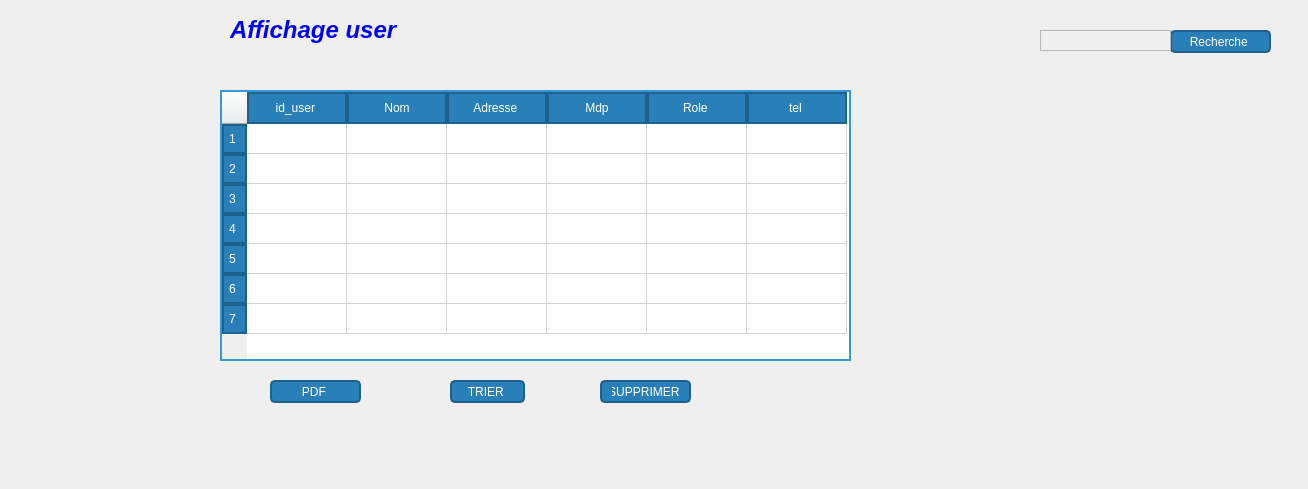
<?xml version="1.0" encoding="UTF-8"?>
<ui version="4.0">
 <class>Dialog</class>
 <widget class="QDialog" name="Dialog">
  <property name="geometry">
   <rect>
    <x>0</x>
    <y>0</y>
    <width>1308</width>
    <height>489</height>
   </rect>
  </property>
  <property name="windowTitle">
   <string>Dialog</string>
  </property>
  <widget class="QTableWidget" name="tableWidget">
   <property name="geometry">
    <rect>
     <x>220</x>
     <y>90</y>
     <width>631</width>
     <height>271</height>
    </rect>
   </property>
   <property name="styleSheet">
    <string notr="true">/* QTableWidget normaux */
QTableWidget {
    background-color: #ffffff; /* Fond blanc */
    color: #2c3e50; /* Texte bleu foncé */
    border: 2px solid #3498db; /* Bordure bleue */
    selection-background-color: #3498db; /* Couleur de fond de sélection bleue */
}

/* QTableWidget Header */
QHeaderView::section {
    background-color: #2980b9; /* Bleu légèrement plus sombre pour les en-têtes */
    color: #ffffff; /* Texte blanc */
    padding: 5px; /* Espacement intérieur */
    border: 2px solid #1f618d; /* Bordure bleue foncée */
}

/* QTableWidget lignes impaires */
QTableWidget QTableCornerButton::section, QTableWidget::item:odd {
    background-color: #ecf0f1; /* Bleu clair pour les lignes impaires */
}

/* QTableWidget lignes paires */
QTableWidget::item:even {
    background-color: #ffffff; /* Fond blanc pour les lignes paires */
}

/* QTableWidget Cellules en surbrillance (hover) */
QTableWidget::item:hover {
    background-color: #d6eaf8; /* Bleu clair pour la surbrillance */
}

/* QTableWidget lignes sélectionnées */
QTableWidget::item:selected {
    background-color: #3498db; /* Bleu pour les lignes sélectionnées */
    color: #ffffff; /* Texte blanc */
}

/* QTableWidget désactivés */
QTableWidget:disabled {
    background-color: #bdc3c7; /* Gris-bleu pour les QTableWidget désactivés */
    color: #ecf0f1; /* Texte plus clair pour les QTableWidget désactivés */
}
/* Boutons normaux */
QPushButton {
    background-color: #2980b9; /* Bleu légèrement plus sombre pour le fond */
    color: #ffffff; /* Texte blanc */
    border: 2px solid #1f618d; /* Bordure bleue plus foncée */
    border-radius: 5px; /* Coins arrondis */
    padding: 5px 10px; /* Espacement intérieur */
}

/* Effet de survol */
QPushButton:hover {
    background-color: #1f618d; /* Bleu foncé pour le survol */
}

/* Effet de pression */
QPushButton:pressed {
    background-color: #154360; /* Bleu foncé pour la pression */
    border: 2px solid #117a8b; /* Bordure bleue foncée pour la pression */
}
/* Boutons désactivés */
QPushButton:disabled {
    background-color: #bdc3c7; /* Gris-bleu pour les boutons désactivés */
    color: #ecf0f1; /* Texte plus clair pour les boutons désactivés */
}
</string>
   </property>
   <row>
    <property name="text">
     <string>1</string>
    </property>
   </row>
   <row>
    <property name="text">
     <string>2</string>
    </property>
   </row>
   <row>
    <property name="text">
     <string>3</string>
    </property>
   </row>
   <row>
    <property name="text">
     <string>4</string>
    </property>
   </row>
   <row>
    <property name="text">
     <string>5</string>
    </property>
   </row>
   <row>
    <property name="text">
     <string>6</string>
    </property>
   </row>
   <row>
    <property name="text">
     <string>7</string>
    </property>
   </row>
   <column>
    <property name="text">
     <string>id_user </string>
    </property>
   </column>
   <column>
    <property name="text">
     <string>Nom</string>
    </property>
   </column>
   <column>
    <property name="text">
     <string>Adresse </string>
    </property>
   </column>
   <column>
    <property name="text">
     <string>Mdp</string>
    </property>
   </column>
   <column>
    <property name="text">
     <string>Role </string>
    </property>
   </column>
   <column>
    <property name="text">
     <string>tel </string>
    </property>
   </column>
  </widget>
  <widget class="QPushButton" name="pushButton">
   <property name="geometry">
    <rect>
     <x>270</x>
     <y>380</y>
     <width>91</width>
     <height>23</height>
    </rect>
   </property>
   <property name="styleSheet">
    <string notr="true">/* Boutons normaux */
QPushButton {
    background-color: #2980b9; /* Bleu légèrement plus sombre pour le fond */
    color: #ffffff; /* Texte blanc */
    border: 2px solid #1f618d; /* Bordure bleue plus foncée */
    border-radius: 5px; /* Coins arrondis */
    padding: 5px 10px; /* Espacement intérieur */
}

/* Effet de survol */
QPushButton:hover {
    background-color: #1f618d; /* Bleu foncé pour le survol */
}

/* Effet de pression */
QPushButton:pressed {
    background-color: #154360; /* Bleu foncé pour la pression */
    border: 2px solid #117a8b; /* Bordure bleue foncée pour la pression */
}

/* Boutons désactivés */
QPushButton:disabled {
    background-color: #bdc3c7; /* Gris-bleu pour les boutons désactivés */
    color: #ecf0f1; /* Texte plus clair pour les boutons désactivés */
}
</string>
   </property>
   <property name="text">
    <string>PDF </string>
   </property>
  </widget>
  <widget class="QPushButton" name="pushButton_2">
   <property name="geometry">
    <rect>
     <x>450</x>
     <y>380</y>
     <width>75</width>
     <height>23</height>
    </rect>
   </property>
   <property name="styleSheet">
    <string notr="true">/* Boutons normaux */
QPushButton {
    background-color: #2980b9; /* Bleu légèrement plus sombre pour le fond */
    color: #ffffff; /* Texte blanc */
    border: 2px solid #1f618d; /* Bordure bleue plus foncée */
    border-radius: 5px; /* Coins arrondis */
    padding: 5px 10px; /* Espacement intérieur */
}

/* Effet de survol */
QPushButton:hover {
    background-color: #1f618d; /* Bleu foncé pour le survol */
}

/* Effet de pression */
QPushButton:pressed {
    background-color: #154360; /* Bleu foncé pour la pression */
    border: 2px solid #117a8b; /* Bordure bleue foncée pour la pression */
}

/* Boutons désactivés */
QPushButton:disabled {
    background-color: #bdc3c7; /* Gris-bleu pour les boutons désactivés */
    color: #ecf0f1; /* Texte plus clair pour les boutons désactivés */
}
</string>
   </property>
   <property name="text">
    <string>TRIER </string>
   </property>
  </widget>
  <widget class="QPushButton" name="pushButton_3">
   <property name="geometry">
    <rect>
     <x>600</x>
     <y>380</y>
     <width>91</width>
     <height>23</height>
    </rect>
   </property>
   <property name="styleSheet">
    <string notr="true">/* Boutons normaux */
QPushButton {
    background-color: #2980b9; /* Bleu légèrement plus sombre pour le fond */
    color: #ffffff; /* Texte blanc */
    border: 2px solid #1f618d; /* Bordure bleue plus foncée */
    border-radius: 5px; /* Coins arrondis */
    padding: 5px 10px; /* Espacement intérieur */
}

/* Effet de survol */
QPushButton:hover {
    background-color: #1f618d; /* Bleu foncé pour le survol */
}

/* Effet de pression */
QPushButton:pressed {
    background-color: #154360; /* Bleu foncé pour la pression */
    border: 2px solid #117a8b; /* Bordure bleue foncée pour la pression */
}

/* Boutons désactivés */
QPushButton:disabled {
    background-color: #bdc3c7; /* Gris-bleu pour les boutons désactivés */
    color: #ecf0f1; /* Texte plus clair pour les boutons désactivés */
}
</string>
   </property>
   <property name="text">
    <string>SUPPRIMER </string>
   </property>
  </widget>
  <widget class="QLabel" name="label">
   <property name="geometry">
    <rect>
     <x>230</x>
     <y>-10</y>
     <width>921</width>
     <height>81</height>
    </rect>
   </property>
   <property name="text">
    <string>&lt;html&gt;&lt;head/&gt;&lt;body&gt;&lt;p&gt;&lt;span style=&quot; font-size:18pt; font-weight:600; font-style:italic; color:#0000ff;&quot;&gt;Affichage user&lt;/span&gt;&lt;/p&gt;&lt;/body&gt;&lt;/html&gt;</string>
   </property>
  </widget>
  <widget class="QPushButton" name="pushButton_4">
   <property name="geometry">
    <rect>
     <x>1170</x>
     <y>30</y>
     <width>101</width>
     <height>23</height>
    </rect>
   </property>
   <property name="styleSheet">
    <string notr="true">/* Boutons normaux */
QPushButton {
    background-color: #2980b9; /* Bleu légèrement plus sombre pour le fond */
    color: #ffffff; /* Texte blanc */
    border: 2px solid #1f618d; /* Bordure bleue plus foncée */
    border-radius: 5px; /* Coins arrondis */
    padding: 5px 10px; /* Espacement intérieur */
}

/* Effet de survol */
QPushButton:hover {
    background-color: #1f618d; /* Bleu foncé pour le survol */
}

/* Effet de pression */
QPushButton:pressed {
    background-color: #154360; /* Bleu foncé pour la pression */
    border: 2px solid #117a8b; /* Bordure bleue foncée pour la pression */
}

/* Boutons désactivés */
QPushButton:disabled {
    background-color: #bdc3c7; /* Gris-bleu pour les boutons désactivés */
    color: #ecf0f1; /* Texte plus clair pour les boutons désactivés */
}</string>
   </property>
   <property name="text">
    <string>Recherche </string>
   </property>
  </widget>
  <widget class="QScrollArea" name="scrollArea">
   <property name="geometry">
    <rect>
     <x>1040</x>
     <y>30</y>
     <width>131</width>
     <height>21</height>
    </rect>
   </property>
   <property name="styleSheet">
    <string notr="true">/* Boutons normaux */
QPushButton {
    background-color: #2980b9; /* Bleu légèrement plus sombre pour le fond */
    color: #ffffff; /* Texte blanc */
    border: 2px solid #1f618d; /* Bordure bleue plus foncée */
    border-radius: 5px; /* Coins arrondis */
    padding: 5px 10px; /* Espacement intérieur */
}

/* Effet de survol */
QPushButton:hover {
    background-color: #1f618d; /* Bleu foncé pour le survol */
}

/* Effet de pression */
QPushButton:pressed {
    background-color: #154360; /* Bleu foncé pour la pression */
    border: 2px solid #117a8b; /* Bordure bleue foncée pour la pression */
}

/* Boutons désactivés */
QPushButton:disabled {
    background-color: #bdc3c7; /* Gris-bleu pour les boutons désactivés */
    color: #ecf0f1; /* Texte plus clair pour les boutons désactivés */
}</string>
   </property>
   <property name="widgetResizable">
    <bool>true</bool>
   </property>
   <widget class="QWidget" name="scrollAreaWidgetContents">
    <property name="geometry">
     <rect>
      <x>0</x>
      <y>0</y>
      <width>129</width>
      <height>19</height>
     </rect>
    </property>
   </widget>
  </widget>
  <widget class="QLabel" name="label_2">
   <property name="geometry">
    <rect>
     <x>20</x>
     <y>10</y>
     <width>181</width>
     <height>471</height>
    </rect>
   </property>
   <property name="text">
    <string/>
   </property>
   <property name="pixmap">
    <pixmap>123.png</pixmap>
   </property>
   <property name="scaledContents">
    <bool>true</bool>
   </property>
  </widget>
 </widget>
 <resources/>
 <connections/>
</ui>
